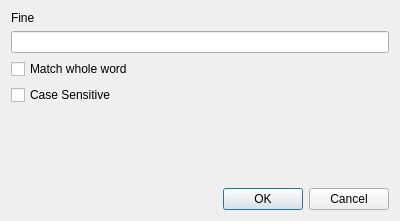
<?xml version="1.0" encoding="UTF-8"?>
<ui version="4.0">
 <class>FindDialog</class>
 <widget class="QDialog" name="FindDialog">
  <property name="geometry">
   <rect>
    <x>0</x>
    <y>0</y>
    <width>400</width>
    <height>221</height>
   </rect>
  </property>
  <property name="windowTitle">
   <string>Dialog</string>
  </property>
  <layout class="QVBoxLayout" name="verticalLayout">
   <item>
    <widget class="QLabel" name="label">
     <property name="text">
      <string>Fine</string>
     </property>
    </widget>
   </item>
   <item>
    <widget class="QLineEdit" name="lineEdit"/>
   </item>
   <item>
    <widget class="QCheckBox" name="chkMatchWholeWord">
     <property name="text">
      <string>Match whole word</string>
     </property>
    </widget>
   </item>
   <item>
    <widget class="QCheckBox" name="chkCaseSensitive">
     <property name="text">
      <string>Case Sensitive</string>
     </property>
    </widget>
   </item>
   <item>
    <spacer name="verticalSpacer">
     <property name="orientation">
      <enum>Qt::Vertical</enum>
     </property>
     <property name="sizeHint" stdset="0">
      <size>
       <width>20</width>
       <height>40</height>
      </size>
     </property>
    </spacer>
   </item>
   <item>
    <widget class="QDialogButtonBox" name="buttonBox">
     <property name="orientation">
      <enum>Qt::Horizontal</enum>
     </property>
     <property name="standardButtons">
      <set>QDialogButtonBox::Cancel|QDialogButtonBox::Ok</set>
     </property>
    </widget>
   </item>
  </layout>
 </widget>
 <resources/>
 <connections>
  <connection>
   <sender>buttonBox</sender>
   <signal>accepted()</signal>
   <receiver>FindDialog</receiver>
   <slot>accept()</slot>
   <hints>
    <hint type="sourcelabel">
     <x>248</x>
     <y>254</y>
    </hint>
    <hint type="destinationlabel">
     <x>157</x>
     <y>274</y>
    </hint>
   </hints>
  </connection>
  <connection>
   <sender>buttonBox</sender>
   <signal>rejected()</signal>
   <receiver>FindDialog</receiver>
   <slot>reject()</slot>
   <hints>
    <hint type="sourcelabel">
     <x>316</x>
     <y>260</y>
    </hint>
    <hint type="destinationlabel">
     <x>286</x>
     <y>274</y>
    </hint>
   </hints>
  </connection>
 </connections>
</ui>
